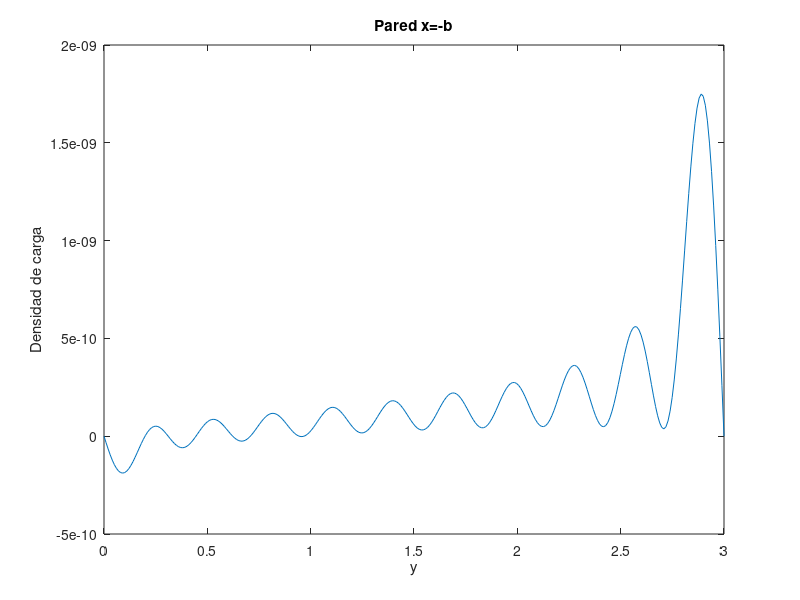

MATLAB code for this plot:
a=2;
b=3;
i=20;

y=linspace(0,3,300);
e=8.85.*10.^(-12);
sigmatotal=0;

for n = 1:i
  integral = cos(n.*pi).*((2.*b.^3+5)./(n.*pi)+12.*b.^3./(n.*pi).^3)+5./(n.*pi);
  An = 2./(b.*exp(n.*pi.*a  ./b)).*integral;
  sigma = -e.*pi./b.*n.*An.*exp(n.*pi.*a./b).*sin(n.*pi.*y./b);
  sigmatotal= sigmatotal+sigma;
endfor
plot(y,sigmatotal)
title("Pared x=-b")
xlabel("y")
ylabel("Densidad de carga")